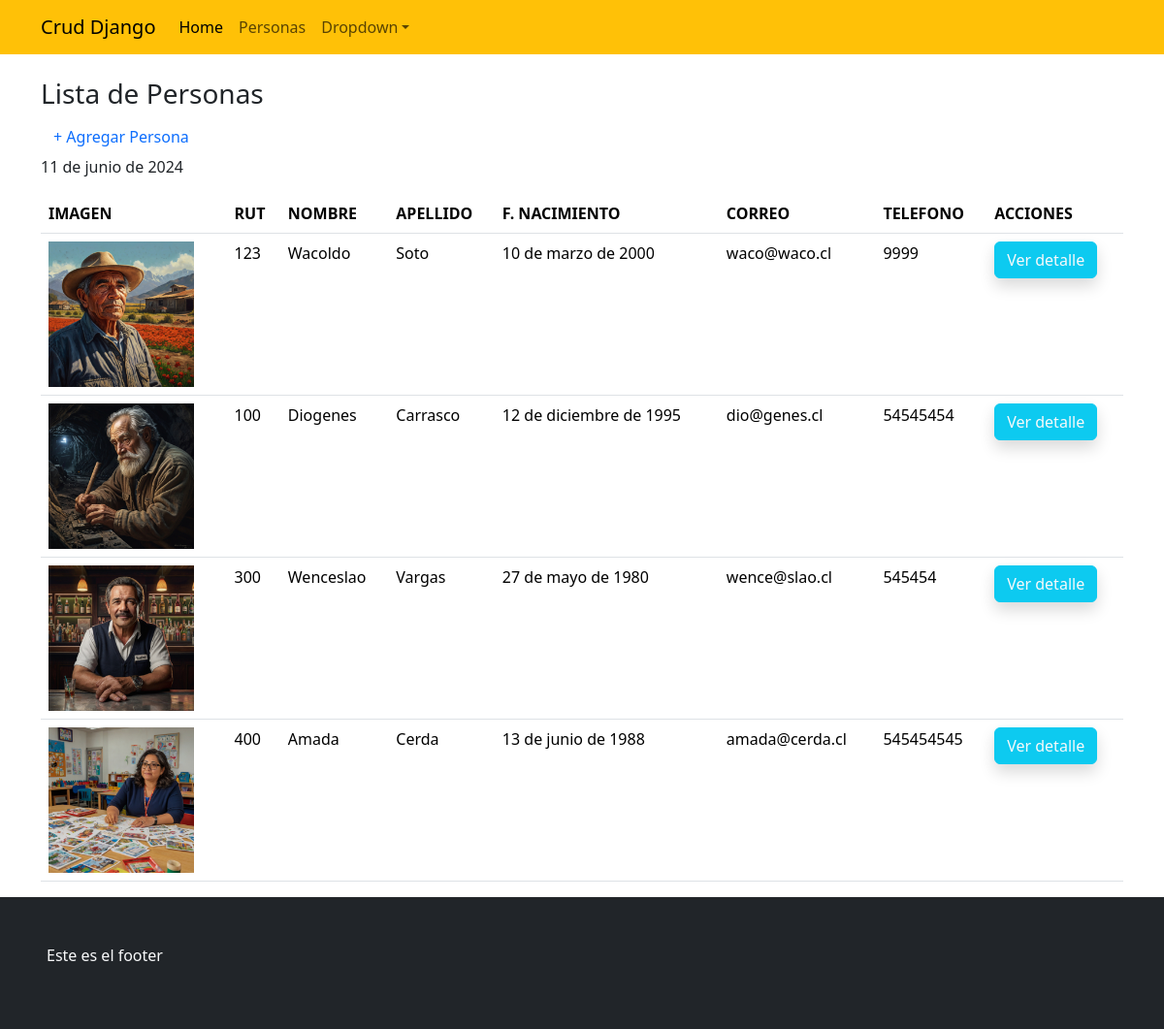
Page /personas/ on the earlier database version.
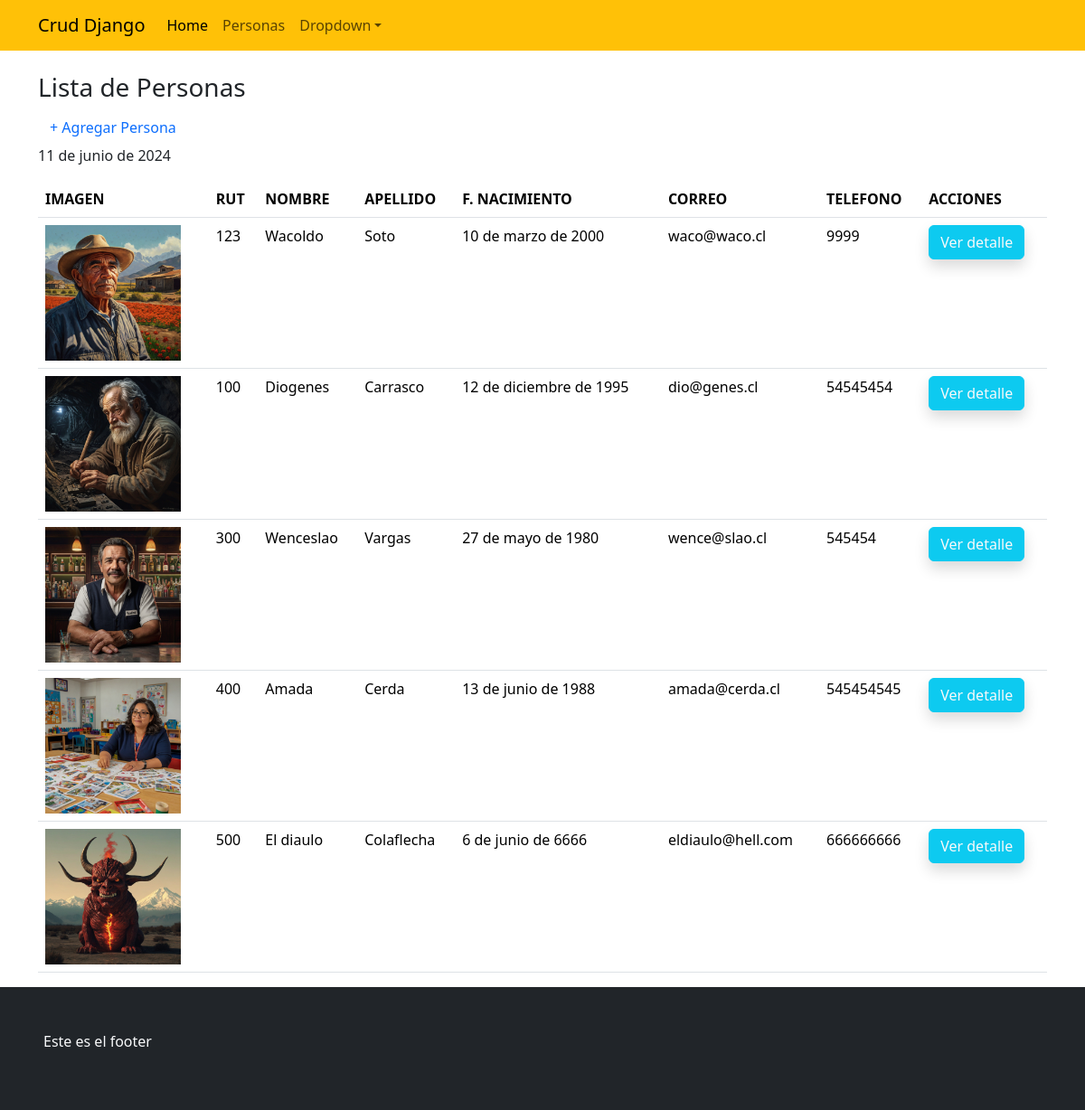
Same page on the later database version.
### appcrud/models.py (models this page shows, shortened)
class Persona(models.Model):
    rut=models.CharField(max_length=10,primary_key=True, null=False)
    nombre=models.CharField(max_length=50,null=False)
    apellido=models.CharField(max_length=50, null=False)
    fecha_ncto=models.DateField(verbose_name='Fecha de Nacimiento',error_messages='ta malo')
    correo=models.EmailField(error_messages='coloca bien el correo...')
    telefono=models.IntegerField()
    imagen=models.ImageField(upload_to='personas',null=True)

### appcrud/views.py (the view)
# urls.py: path('personas/',personas,name='personas'),
def personas(request):
    hoy=date.today()
    personas=Persona.objects.all()
    datos={
        "fecha":hoy,
        "personas":personas
    }
    return render(request,'appcrud/personas.html', datos)

### appcrud/templates/appcrud/personas.html
{% extends "appcrud/base.html" %}
{% load static %}
{% block contenido %}
<div class="container">
    <div class="mt-4">
        <h3>Lista de Personas</h3>
        <a href="{% url "crearpersona" %}" role="button" class="btn text-primary">+ Agregar Persona</a>
    </div>
    <p>{{fecha}}</p>
    <table class="table table-hover">
        <thead>
            <tr>
                <th>IMAGEN</th>
                <th>RUT</th>
                <th>NOMBRE</th>
                <th>APELLIDO</th>
                <th>F. NACIMIENTO</th>
                <th>CORREO</th>
                <th>TELEFONO</th>
                <th>ACCIONES</th>
            </tr>
        </thead>
        <tbody>
            {% for p in personas %}
            <tr>
                <td><img src='{{p.imagen.url}}' alt="foto" height="150"></td>
                <td>{{p.rut}}</td>
                <td>{{p.nombre}}</td>
                <td>{{p.apellido}}</td>
                <td>{{p.fecha_ncto}}</td>
                <td>{{p.correo}}</td>
                <td>{{p.telefono}}</td>
                <td>
                    <a href="{% url "detallepersona" p.rut %}" role="button" class="btn btn-info text-light shadow rounded">Ver detalle</a>
                </td>
            </tr>
            {% endfor %}
        </tbody>
    </table>
</div>
{% endblock contenido %}

Differences in the rows shown:
added Persona: imagen (picture), rut "500", nombre "El diaulo", apellido "Colaflecha", fecha_ncto "6 de junio de 6666", correo "eldiaulo@hell.com", telefono "666666666"
